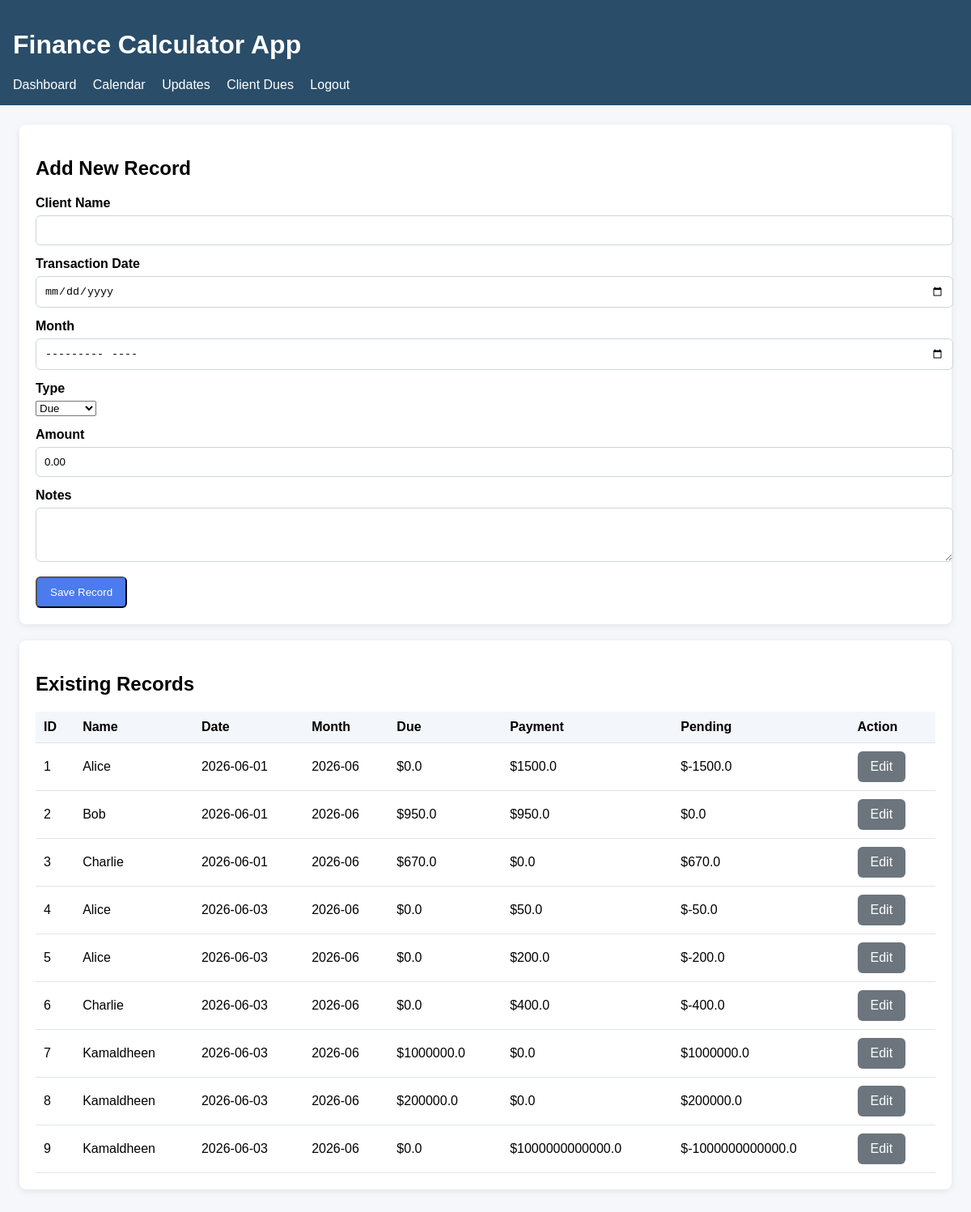
Screenshot of /update (signed in) with the database file from the repository.
### tables this page shows
CREATE TABLE finance_records (
                id INTEGER PRIMARY KEY AUTOINCREMENT,
                name TEXT NOT NULL,
                transaction_date TEXT NOT NULL,
                month TEXT NOT NULL,
                due_amount REAL NOT NULL DEFAULT 0,
                payment_amount REAL NOT NULL DEFAULT 0,
                notes TEXT
            );

### app (1).py (the view, shortened to what this page needs)
@app.route('/update', methods=['GET', 'POST'])
@login_required
def update():
    edit_id = request.args.get('edit_id', type=int)
    edit_record = fetch_record(edit_id) if edit_id else None
    records = fetch_all_records()
    return render_template('update.html', records=records, edit_record=edit_record)

### app (1).py (called while the page is built)
def get_db_connection():
    conn = sqlite3.connect(DB_PATH)
    conn.row_factory = sqlite3.Row
    return conn

def fetch_all_records():
    conn = get_db_connection()
    rows = conn.execute('SELECT * FROM finance_records ORDER BY id').fetchall()
    conn.close()
    return [dict(row) for row in rows]

def login_required(view):
    @wraps(view)
    def wrapped_view(*args, **kwargs):
        if not session.get('user'):
            return redirect(url_for('login'))
        return view(*args, **kwargs)
    return wrapped_view

### templates/update.html (shortened to what this page needs)
{% extends 'base.html' %}
{% block content %}
  <div class="card">
    <h2>{% if edit_record %}Edit Record{% else %}Add New Record{% endif %}</h2>
    <form method="post">
      <div class="form-group">
        <label for="name">Client Name</label>
        <input id="name" name="name" value="{{ edit_record.name if edit_record else '' }}" required />
      </div>
      <div class="form-group">
        <label for="transaction_date">Transaction Date</label>
        <input id="transaction_date" name="transaction_date" type="date" value="{{ edit_record.transaction_date if edit_record else '' }}" required />
      </div>
      <div class="form-group">
        <label for="month">Month</label>
        <input id="month" name="month" type="month" value="{{ edit_record.month if edit_record else '' }}" required />
      </div>
      <div class="form-group">
        <label for="transaction_type">Type</label>
        <select id="transaction_type" name="transaction_type" required>
          <option value="due" {% if edit_record and edit_record.due_amount > 0 %}selected{% endif %}>Due</option>
        </select>
      </div>
      <div class="form-group">
        <label for="amount">Amount</label>
        <input id="amount" name="amount" type="number" step="0.01" value="{% if edit_record %}{{ edit_record.due_amount if edit_record.due_amount > 0 else edit_record.payment_amount }}{% else %}0.00{% endif %}" required />
      </div>
      <div class="form-group">
        <label for="notes">Notes</label>
        <textarea id="notes" name="notes" rows="3">{{ edit_record.notes if edit_record else '' }}</textarea>
      </div>
      <button class="button" type="submit">Save Record</button>
    </form>
  </div>
  <div class="card">
    <h2>Existing Records</h2>
    <table>
      <thead>
        <tr>
          <th>ID</th>
          <th>Name</th>
          <th>Date</th>
          <th>Month</th>
          <th>Due</th>
          <th>Payment</th>
          <th>Pending</th>
          <th>Action</th>
        </tr>
      </thead>
      <tbody>
        {% for record in records %}
          <tr>
            <td>{{ record.id }}</td>
            <td>{{ record.name }}</td>
            <td>{{ record.transaction_date }}</td>
            <td>{{ record.month }}</td>
            <td>${{ record.due_amount }}</td>
            <td>${{ record.payment_amount }}</td>
            <td>${{ record.due_amount - record.payment_amount }}</td>
            <td><a class="button button-secondary" href="{{ url_for('update', edit_id=record.id) }}">Edit</a></td>
          </tr>
        {% endfor %}
      </tbody>
    </table>
  </div>
{% endblock %}

### templates/base.html (style rules this page uses)
body { font-family: Arial, sans-serif; margin: 0; padding: 0; background: #f5f7fb; }
.card { background: white; border-radius: 8px; box-shadow: 0 2px 8px rgba(0,0,0,0.08); padding: 20px; margin-bottom: 20px; }
.button { display: inline-block; padding: 10px 16px; background: #4b7bec; color: white; border-radius: 6px; text-decoration: none; }
.button-secondary { background: #6c757d; }
table { width: 100%; border-collapse: collapse; margin-top: 12px; }
th, td { padding: 10px; border-bottom: 1px solid #e1e4ee; text-align: left; }
th { background: #f3f6fa; }
.form-group { margin-bottom: 14px; }
.form-group label { display: block; margin-bottom: 6px; font-weight: bold; }
.form-group input, .form-group textarea { width: 100%; padding: 10px; border: 1px solid #ced4da; border-radius: 6px; }

### rows the page displays
finance_records: id "1", name "Alice", transaction_date "2026-06-01", month "2026-06", due_amount "0.0", payment_amount "1500.0", record.due_amount-record.payment_amount "-1500.0"
finance_records: id "2", name "Bob", transaction_date "2026-06-01", month "2026-06", due_amount "950.0", payment_amount "950.0", record.due_amount-record.payment_amount "0.0"
finance_records: id "3", name "Charlie", transaction_date "2026-06-01", month "2026-06", due_amount "670.0", payment_amount "0.0", record.due_amount-record.payment_amount "670.0"
finance_records: id "4", name "Alice", transaction_date "2026-06-03", month "2026-06", due_amount "0.0", payment_amount "50.0", record.due_amount-record.payment_amount "-50.0"
finance_records: id "5", name "Alice", transaction_date "2026-06-03", month "2026-06", due_amount "0.0", payment_amount "200.0", record.due_amount-record.payment_amount "-200.0"
finance_records: id "6", name "Charlie", transaction_date "2026-06-03", month "2026-06", due_amount "0.0", payment_amount "400.0", record.due_amount-record.payment_amount "-400.0"
finance_records: id "7", name "Kamaldheen", transaction_date "2026-06-03", month "2026-06", due_amount "1000000.0", payment_amount "0.0", record.due_amount-record.payment_amount "1000000.0"
finance_records: id "8", name "Kamaldheen", transaction_date "2026-06-03", month "2026-06", due_amount "200000.0", payment_amount "0.0", record.due_amount-record.payment_amount "200000.0"
finance_records: id "9", name "Kamaldheen", transaction_date "2026-06-03", month "2026-06", due_amount "0.0", payment_amount "1000000000000.0", record.due_amount-record.payment_amount "-1000000000000.0"
